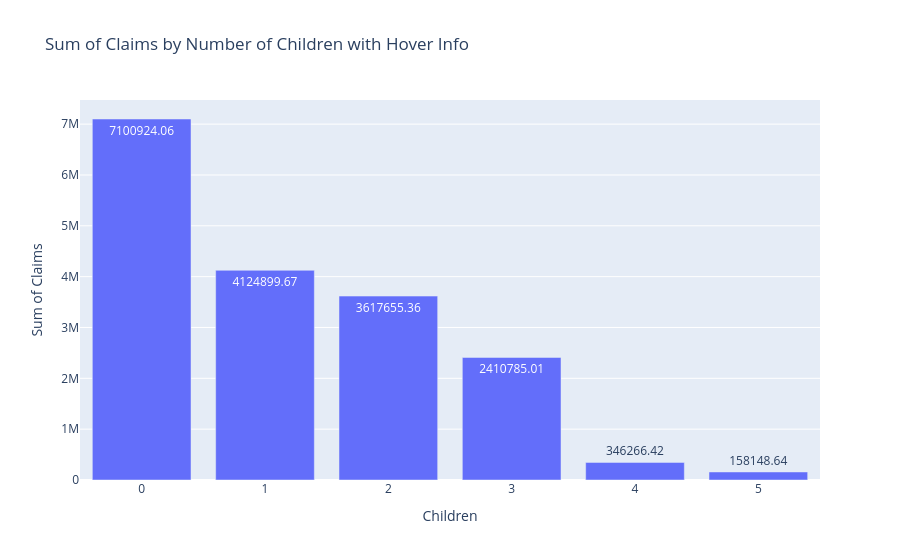

Here is the notebook cell this chart was saved with:
### Code cell
agg = data.groupby('children').agg(
    sum_claim=('claim', 'sum'),
    avg_claim=('claim', 'mean'),
    count=('claim', 'size'),
    max_claim = ('claim', 'max')
).reset_index()

fig = px.bar(agg, x='children', y='sum_claim', text=agg['sum_claim'].round(2),
             hover_data={
                 'avg_claim': ':.2f',
                 'count': True,
                 'max_claim': True,
                 'sum_claim': False  # Hiding sum because already displayed on label
             },
             labels={'sum_claim': 'Sum of Claims',
                     'children': 'Children',
                     'avg_claim': 'Average Claim',
                     'max_claim': 'Max Claim',
                     'count': 'Number of Entries'},
             title='Sum of Claims by Number of Children with Hover Info')

fig.show()

### Figure 1 — Plotly figure (JSON) as saved in the notebook; plotly's stock layout.template omitted (floating-point values rounded to 4 significant figures)
{"data": [{"alignmentgroup": "True", "customdata": [[12330.0, 576, 63770.0], [12730.0, 324, 58570.0], [15070.0, 240, 49580.0], [15360.0, 157, 60020.0], [13850.0, 25, 40180.0], [8786.0, 18, 19020.0]], "hovertemplate": "Children=%{x}<br>text=%{text}<br>Average Claim=%{customdata[0]:.2f}<br>Number of Entries=%{customdata[1]}<br>Max Claim=%{customdata[2]}<extra></extra>", "legendgroup": "", "marker": {"color": "#636efa", "pattern": {"shape": ""}}, "name": "", "offsetgroup": "", "orientation": "v", "showlegend": false, "text": [7101000.0, 4125000.0, 3618000.0, 2411000.0, 346300.0, 158100.0], "textposition": "auto", "type": "bar", "x": [0, 1, 2, 3, 4, 5], "xaxis": "x", "y": [7101000.0, 4125000.0, 3618000.0, 2411000.0, 346300.0, 158100.0], "yaxis": "y"}], "layout": {"barmode": "relative", "legend": {"tracegroupgap": 0}, "title": {"text": "Sum of Claims by Number of Children with Hover Info"}, "xaxis": {"anchor": "y", "domain": [0, 1], "title": {"text": "Children"}}, "yaxis": {"anchor": "x", "domain": [0, 1], "title": {"text": "Sum of Claims"}}}}
